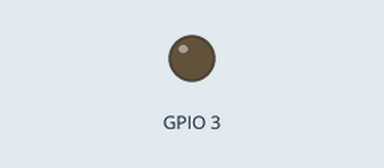
This program was run on a simulated Raspberry Pi (BCM pin numbers), started with the argument 3. On the bench: output pins drawn as LEDs (lit = HIGH). At 3.0 s the program stops and its outputs stay as they are.

Above: at 0.1 s.
At 3.1 s:
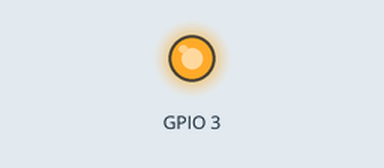
Timing chart, 0 to 4.5 s (numbered marks = the images above):
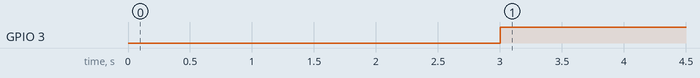

The program:

GamingPCPowerButton.py
```python
#!/usr/bin/python3

import RPi.GPIO as GPIO
from time import sleep
import sys

seconds = int(sys.argv[1])

GPIO.setmode(GPIO.BCM)

GPIO.setwarnings(False)

GPIO.setup(3, GPIO.OUT)

closeSwitch = False
openSwitch = True

GPIO.output(3, closeSwitch)
sleep(seconds)
GPIO.output(3, openSwitch)
```

Measured:
- by itself, GPIO 3: LOW → HIGH at 3.0 s
